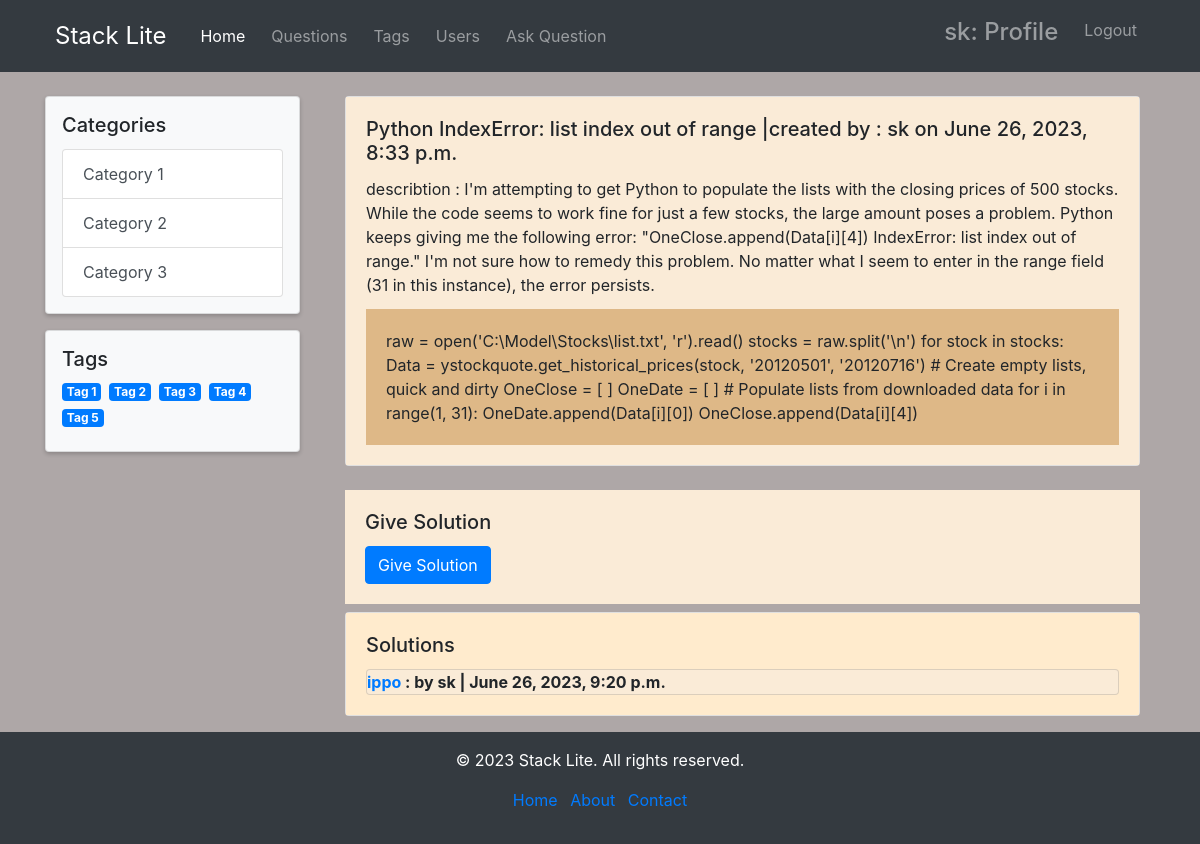
/stacklit/dis/9 (signed in), run on the app's committed database.
### stackapp/models.py (models this page shows, shortened)
class Ticket(models.Model):
    title = models.CharField(max_length=200)
    describe = models.TextField(max_length=500)
    code = models.TextField(blank=True)
    maker = models.ForeignKey(User , on_delete=models.CASCADE,related_name="tickets")
    created_date= models.DateTimeField(auto_now_add=True)
    class Meta:
        ordering = ("-created_date",)

class Comment(models.Model):
    title = models.CharField(max_length=200)
    solution = models.TextField(max_length=500)
    code = models.TextField(max_length=500 , blank = True)
    user = models.ForeignKey(User, on_delete=models.CASCADE)
    created_date = models.DateTimeField(auto_now=True)
    solution_for = models.ForeignKey(Ticket , on_delete=models.CASCADE)
    approved = models.BooleanField(default=False)
    class Meta:
        ordering = ("-created_date",)

### stackapp/views.py (the view)
# urls.py: path('dis/<int:id>',views.discussion ,name="discussion"),
@login_required
def discussion(request, id):
    obj = Ticket.objects.get(pk=id)
    comments = Comment.objects.filter(solution_for_id=id)
    if request.method == "POST":
        comment_form = CommentForm(request.POST)
        if comment_form.is_valid():
            comment = comment_form.save(commit=False)
            comment.solution_for = obj
            comment.user = request.user
            comment.save()
            return redirect("stackapp:discussion", id=id)
    else:
        form = CommentForm()
    context = {
        "object": obj,
        "form": form,
        "comments": comments
    }
    return render(request, 'stackapp/discussion.html', context)

### stackapp/templates/stackapp/discussion.html (shortened to what this page needs)
{% extends "base.html" %}
{% load crispy_forms_tags %}
{% block sidepanel %}
<div class="col-md-3">
    <div class="card p-3" style="background-color: #f8f9fa; box-shadow: 0 2px 4px rgba(0, 0, 0, 0.2);">
        <h5 class="card-title">Categories</h5>
        <ul class="list-group">
            <li class="list-group-item list-group-item-action">Category 1</li>
            <li class="list-group-item list-group-item-action">Category 2</li>
            <li class="list-group-item list-group-item-action">Category 3</li>
        </ul>
    </div>
    <div class="card p-3 mt-3" style="background-color: #f8f9fa; box-shadow: 0 2px 4px rgba(0, 0, 0, 0.2);">
        <h5 class="card-title">Tags</h5>
        <div class="d-flex flex-wrap">
            <span class="badge badge-primary mr-2 mb-2 tag-item">Tag 1</span>
            <span class="badge badge-primary mr-2 mb-2 tag-item">Tag 2</span>
            <span class="badge badge-primary mr-2 mb-2 tag-item">Tag 3</span>
            <span class="badge badge-primary mr-2 mb-2 tag-item">Tag 4</span>
            <span class="badge badge-primary mr-2 mb-2 tag-item">Tag 5</span>
        </div>
    </div>
</div>
{% endblock %}
{% block body %}
<div class="col-md-12">
    <div class="card">
        <div class="card-body" style="background-color: antiquewhite;">
            <h5 class="card-title">{{object.title}} |created by : {{object.maker}} on {{object.created_date}}</h5>
            <p class="card-title">describtion : {{object.describe}} </p>
            <div class="card-body my-card-body" style="background-color: burlywood; max-height: 400px; overflow-y: auto;">
                {% if object.code %}
                    <p class="card-text">{{object.code}}</p>
                {% endif %}
            </div>
        </div>
    </div>
<br>
    <div class="card-body " style="background-color: antiquewhite;">
        <h5 class="card-title">Give Solution</h5>
        <button class="btn btn-primary" onclick="toggleForm()">Give Solution</button>
    </div>
    <div class="card mt-2">
        <div class="card-body" style="background-color: blanchedalmond;">
            <h5 class="card-title">Solutions</h5>
            <div class="comment-list">
                <div class="comment-box">
                    {% for comment in comments %}
                    <div class="comment">
                        <div class="card mt-2" style="background-color: antiquewhite; ">
                            <div class="card-text">
                            <strong>
                                    <a href="{% url 'stackapp:solution' id=comment.id %}" class="comment-link">
                                        {{ comment.title }}
                                    </a> : by {{ comment.user.username }} | {{ comment.created_date }}
                                </strong>
                            </div>
                        </div>
                    </div>
                    {% endfor %}
                </div>
            </div>
        </div>
    </div>
</div>
</div>
</div>
{% endblock %}
{% block footer %}
<footer class="bg-dark text-white py-3 mt-3">
    <div class="container text-center">
        <p>&copy; 2023 Stack Lite. All rights reserved.</p>
        <ul class="list-inline">
            <li class="list-inline-item"><a href="#">Home</a></li>
            <li class="list-inline-item"><a href="#">About</a></li>
            <li class="list-inline-item"><a href="#">Contact</a></li>
        </ul>
    </div>
</footer>
{% endblock %}

### templates/base.html (shortened to what this page needs)
<!DOCTYPE html>
<html lang="en">
<head>
    <link rel="stylesheet" href="https://stackpath.bootstrapcdn.com/bootstrap/4.3.1/css/bootstrap.min.css">
</head>
<body style="background-color: rgb(174, 167, 167); box-shadow: 0 2px 4px rgba(0, 0, 0, 0.2);">
    <nav class="navbar navbar-expand-lg navbar-dark bg-dark">
        <div class="container">
            <a class="navbar-brand" href="{% url 'index' %}">Stack Lite</a>
            <div class="collapse navbar-collapse" id="navbarNav">
                <ul class="navbar-nav">
                    <li class="nav-item active">
                        <a class="nav-link" href="{% url 'index' %}">Home</a>
                    </li>
                    <li class="nav-item">
                        <a class="nav-link" href="{% url 'stackapp:list_questions' %}">Questions</a>
                    </li>
                    <li class="nav-item">
                        <a class="nav-link" href="#">Tags</a>
                    </li>
                    <li class="nav-item">
                        <a class="nav-link" href="#">Users</a>
                    </li>
                    <li class="nav-item">
                        <a class="nav-link" href="{% url 'stackapp:ask_questions' %}">Ask Question</a>
                    </li>
                </ul>
            </div>
            <ul class="navbar-nav ml-auto">
                <li class="nav-item">
                    {% if user.is_authenticated %}
                        <a class="nav-link" href="{% url 'user_handling:user_detail' %}"><h4>{{user.username}}: Profile</h4></a>
                    {% endif %}
                </li>
                <li class="nav-item">
                    {% if user.is_authenticated %}
                        <a class="nav-link" href="{% url 'user_handling:user_logout' %}">Logout</a>
                    {% else %}
                        <a class="nav-link" href="{% url 'user_handling:user_login' %}">Login</a>
                    {% endif %}
                </li>
            </ul>
        </div>
    </nav>
    <div class="container mt-4">
        <div class="row">
            {% block sidepanel %}
            {% endblock %}
            <div class="col-md-9">
                {% block body %}
                {% endblock %}
            </div>
    {% block footer %}
    {% endblock %}
</body>
</html>

### templates/base.html (style rules this page uses)
body { padding-top: 0; }
.navbar { margin-bottom: 0; }
.navbar-brand { font-size: 24px; padding: 10px; }
.navbar-nav .nav-item { margin-right: 10px; }
.navbar-nav .nav-link { font-size: 16px; }
.navbar-nav.ml-auto { margin-left: auto; }

### data on the page
Ticket: title "Python IndexError: list index out of range", maker "sk", created_date "June 26, 2023, 8:33 p.m.", describe "I'm attempting to get Python to populate the lists with the closing prices of 500 stocks. While the code seems to work fine for just a few stocks, the large amount poses a problem. Python keeps giving me the following error: \"OneClose.append(Data[i][4]) IndexError: list index out of range.\" I'm not sure how to remedy this problem. No matter what I seem to enter in the range field (31 in this instance), the error persists.", code "raw = open('C:\\Model\\Stocks\\list.txt', 'r').read() stocks = raw.split('\\n') for stock in stocks: Data = ystockquote.get_historical_prices(stock, '20120501', '20120716') # Create empty lists, quick and dirty OneClose = [ ] OneDate = [ ] # Populate lists from downloaded data for i in range(1, 31): OneDate.append(Data[i][0]) OneClose.append(Data[i][4])"
Comment: title "ippo", user.username "sk", created_date "June 26, 2023, 9:20 p.m."

### other printed values
{{ user.username }} "sk"
